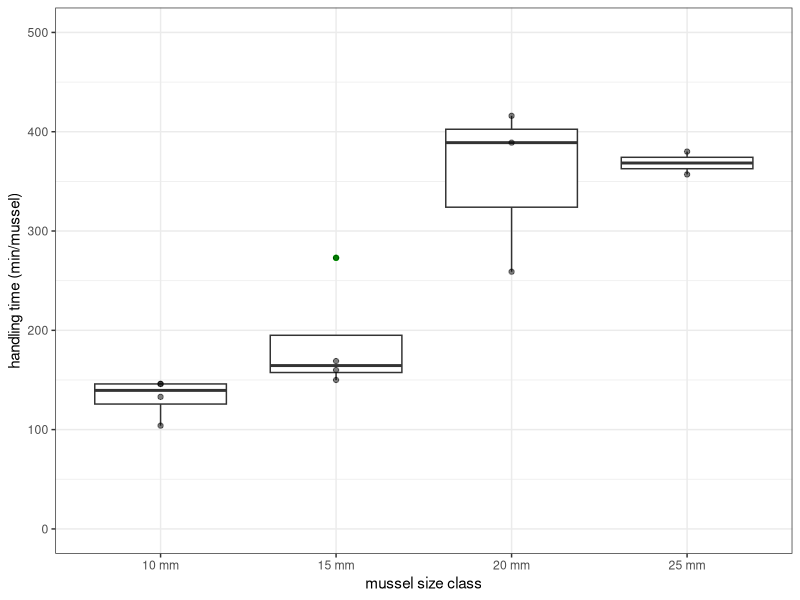
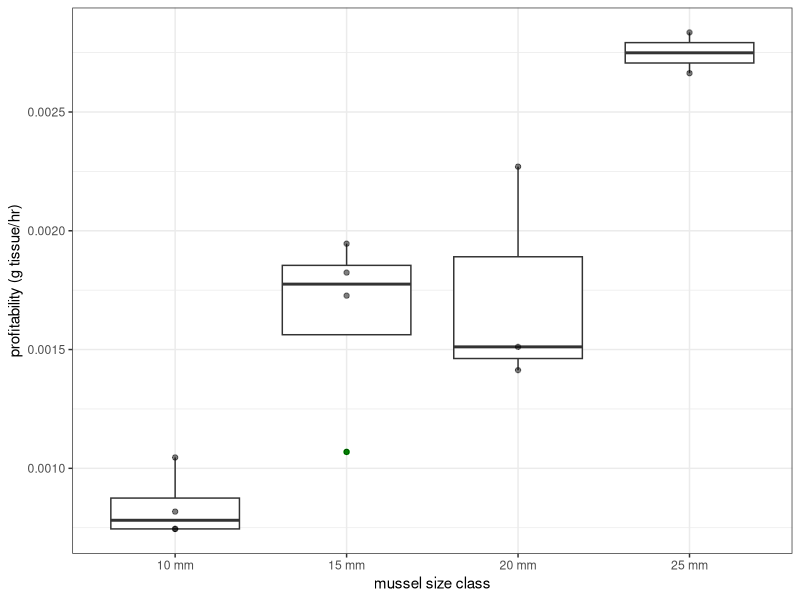

Recreate these plots in R, in order.
## ---- chunk 1
# read in data
feeding <- read.csv(file = "./data/hw01_data_2.csv")

# load packages
suppressMessages(library(tidyverse))

# examine data
str(feeding)

# rename variables
feeding <- feeding %>% 
  rename(prey_size = Prey_size, 
         prof = Profitability_g_per_min,
         feed_time = feeding_time_1_hr_d, 
         hand_time = Handling_time_min,
         seastar = Seastar) 

## ---- chunk 2
# handling time vs mussel size 
ggplot(feeding, aes(x = as.factor(prey_size), y = hand_time)) + 
  geom_boxplot(outlier.colour = "green") +
  geom_jitter(position = position_jitter(width = 0, height = 0), alpha = 1/2) + 
  ylab("handling time (min/mussel)") +
  xlab("mussel size class") +
  scale_x_discrete(labels = c("10" = "10 mm", "15" = "15 mm",
                              "20" = "20 mm", "25" = "25 mm")) +
  theme_bw() +
  expand_limits(y = c(0, 500))

## ---- chunk 3

ggplot(feeding, aes(x = as.factor(prey_size), y = prof)) + 
  geom_boxplot(outlier.colour = "green") + 
  geom_jitter(position = position_jitter(width = 0, height = 0), alpha = 1/2) + 
  ylab("profitability (g tissue/hr)") + 
  xlab("mussel size class") + 
  scale_x_discrete(labels = c("10" = "10 mm", "15" = "15 mm",
                              "20" = "20 mm", "25" = "25 mm")) +
  theme_bw()

